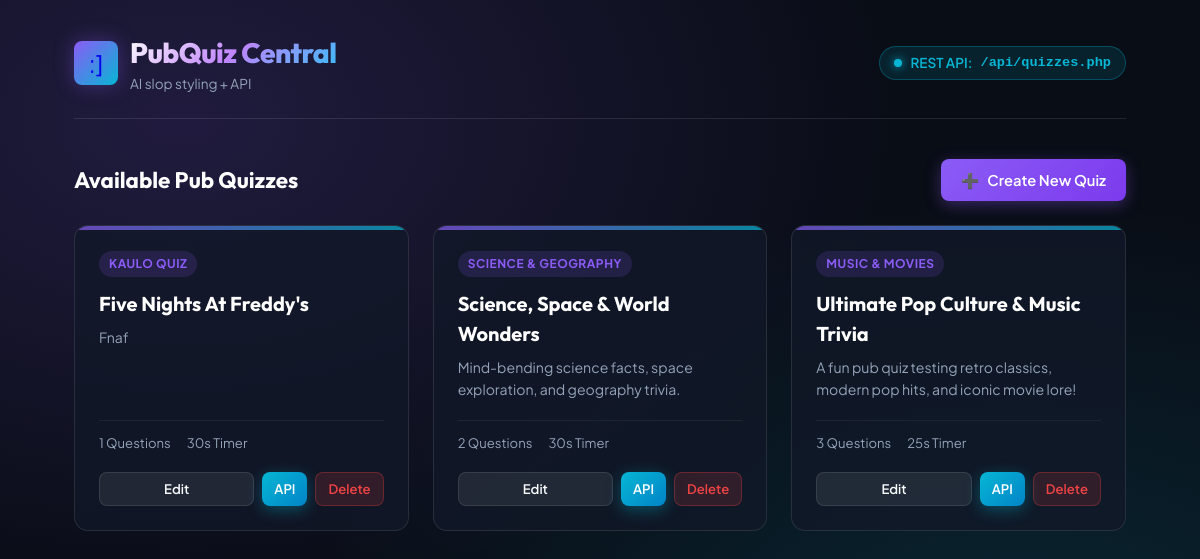
The page / on the database its author committed.
### tables this page shows
CREATE TABLE quizzes (
    id INTEGER PRIMARY KEY AUTOINCREMENT,
    title TEXT NOT NULL,
    category TEXT DEFAULT 'General Knowledge',
    description TEXT,
    default_timer INTEGER DEFAULT 30,
    created_at DATETIME DEFAULT CURRENT_TIMESTAMP
);

### index.php (the view, shortened to what this page needs)
<?php
$pdo = get_db();
$stmt = $pdo->query("
    SELECT q.*, COUNT(qst.id) as question_count
    FROM quizzes q
    LEFT JOIN questions qst ON q.id = qst.quiz_id
    GROUP BY q.id
    ORDER BY q.id DESC
");
$quizzes = $stmt->fetchAll();
?>
<!DOCTYPE html>
<html lang="en">
<head>
    <link rel="stylesheet" href="style.css">
</head>
<body>
    <div class="container">
        <header>
            <a href="index.php" class="brand">
                <div class="brand-logo">:]</div>
                <div>
                    <h1 class="brand-title">PubQuiz Central</h1>
                    <div class="brand-tagline">AI slop styling + API</div>
                </div>
            </a>
            <div class="api-badge">
                <span class="api-pulse"></span> REST API: <code>/api/quizzes.php</code>
            </div>
        </header>
        <div class="action-bar">
            <h2 class="section-title">
                Available Pub Quizzes
            </h2>
            <a href="quiz_edit.php" class="btn btn-primary">
                <span>➕</span> Create New Quiz
            </a>
        </div>
        <?php if (empty($quizzes)): ?>
            <div class="glass-panel empty-state">
                <h3>No Quizzes Created Yet</h3>
                <p>Click "Create New Quiz" above to set up your first pub quiz questions!</p>
            </div>
        <?php else: ?>
            <div class="quiz-grid">
                <?php foreach ($quizzes as $quiz): ?>
                    <div class="quiz-card">
                        <div>
                            <span class="quiz-category"><?= htmlspecialchars($quiz['category']) ?></span>
                            <h3 class="quiz-title"><?= htmlspecialchars($quiz['title']) ?></h3>
                            <p class="quiz-desc"><?= htmlspecialchars($quiz['description'] ?: 'No description provided.') ?></p>
                        </div>
                        <div>
                            <div class="quiz-stats">
                                <div class="quiz-stat-item">
                                     <?= $quiz['question_count'] ?> Questions
                                </div>
                                <div class="quiz-stat-item">
                                    <?= $quiz['default_timer'] ?>s Timer
                                </div>
                            </div>
                            <div class="quiz-actions">
                                <a href="quiz_edit.php?id=<?= $quiz['id'] ?>" class="btn btn-secondary btn-sm" style="flex: 1; justify-content: center;">
                                    Edit
                                </a>
                                <a href="api/quiz.php?id=<?= $quiz['id'] ?>" target="_blank" class="btn btn-cyan btn-sm" title="View JSON payload">
                                    API
                                </a>
                                <a href="quiz_delete.php?id=<?= $quiz['id'] ?>" onclick="return confirm('Are you sure you want to delete this quiz?')" class="btn btn-danger btn-sm">
                                    Delete
                                </a>
                            </div>
                        </div>
                    </div>
                <?php endforeach; ?>
            </div>
        <?php endif; ?>
    </div>
</body>
</html>

### rows shown on the page
quizzes: category "KAULO QUIZ", title "Five Nights At Freddy's", description "Fnaf", question_count "1", default_timer "30"
quizzes: category "SCIENCE & GEOGRAPHY", title "Science, Space & World Wonders", description "Mind-bending science facts, space exploration, and geography trivia.", question_count "2", default_timer "30"
quizzes: category "MUSIC & MOVIES", title "Ultimate Pop Culture & Music Trivia", description "A fun pub quiz testing retro classics, modern pop hits, and iconic movie lore!", question_count "3", default_timer "25"
